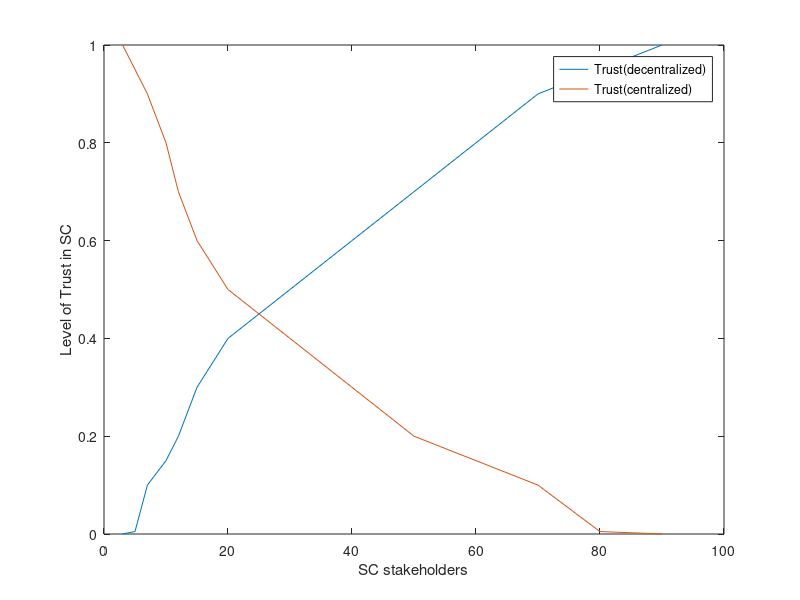

The MATLAB script that drew this image:
X = [3 5 7 10 12 15 20 30 40 50 60 70 80 90];

Y = [1.0 0.95 0.9  0.8  0.7  0.6  0.5  0.4  0.3  0.2 0.15 0.1 0.005 0.0001];


std(X)

plot(X,fliplr(Y))
xlabel('SC stakeholders')
ylabel('Level of Trust in SC')
hold 

plot(fliplr(X),fliplr(Y))
xlabel('SC stakeholders')
ylabel('Level of Trust in SC')

legend('Trust(Y)','Trust(X)')
legend('Trust(decentralized)','Trust(centralized)')